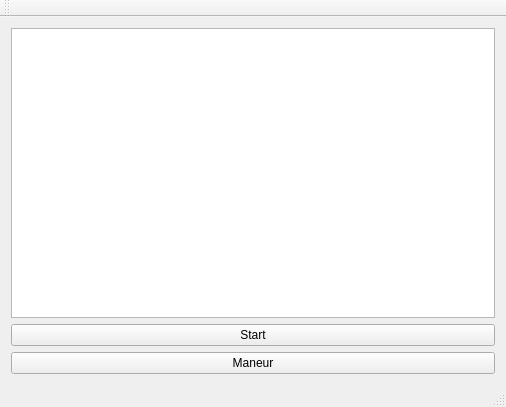
<?xml version="1.0" encoding="UTF-8"?>
<ui version="4.0">
 <class>MainWindow</class>
 <widget class="QMainWindow" name="MainWindow">
  <property name="geometry">
   <rect>
    <x>0</x>
    <y>0</y>
    <width>506</width>
    <height>407</height>
   </rect>
  </property>
  <property name="windowTitle">
   <string>MainWindow</string>
  </property>
  <widget class="QWidget" name="centralWidget">
   <layout class="QGridLayout" name="gridLayout">
    <item row="0" column="0">
     <layout class="QVBoxLayout" name="verticalLayout">
      <property name="sizeConstraint">
       <enum>QLayout::SetMinAndMaxSize</enum>
      </property>
      <item>
       <widget class="QGraphicsView" name="graphicsView">
        <property name="accessibleName">
         <string>graphic</string>
        </property>
        <property name="lineWidth">
         <number>2</number>
        </property>
       </widget>
      </item>
      <item>
       <widget class="QPushButton" name="pushButtonStart">
        <property name="text">
         <string>Start</string>
        </property>
       </widget>
      </item>
      <item>
       <widget class="QPushButton" name="pushButtonManeur">
        <property name="text">
         <string>Maneur</string>
        </property>
       </widget>
      </item>
     </layout>
    </item>
   </layout>
  </widget>
  <widget class="QMenuBar" name="menuBar">
   <property name="geometry">
    <rect>
     <x>0</x>
     <y>0</y>
     <width>506</width>
     <height>22</height>
    </rect>
   </property>
  </widget>
  <widget class="QToolBar" name="mainToolBar">
   <attribute name="toolBarArea">
    <enum>TopToolBarArea</enum>
   </attribute>
   <attribute name="toolBarBreak">
    <bool>false</bool>
   </attribute>
  </widget>
  <widget class="QStatusBar" name="statusBar"/>
 </widget>
 <layoutdefault spacing="6" margin="11"/>
 <resources/>
 <connections/>
</ui>
